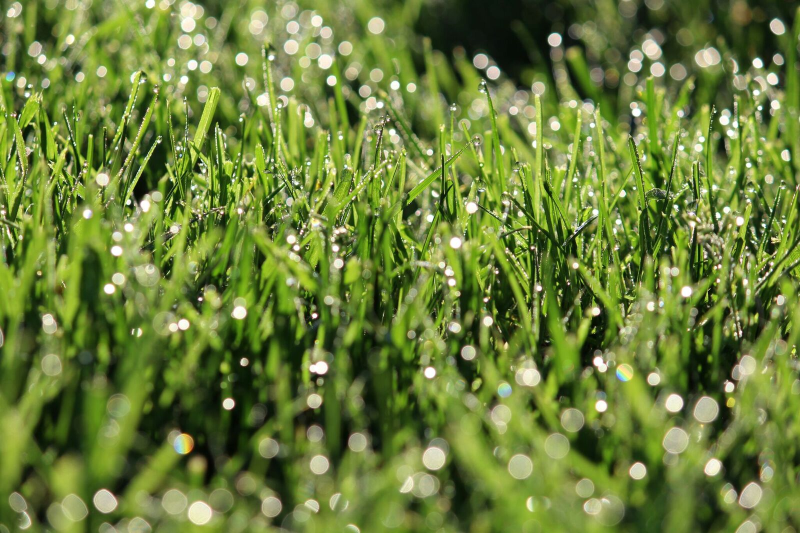
#> input picture Sonali_Filters/grass.jpg, 1600 x 1066 px (shown at 1/2 size)
$ python filter.py
#> lines starting #> are read from the running program, lines starting #| are printed output that depends on the picture
# Sonali Singh
# In-class filter project
# OMH: I have neither given nor received any unauthorized aid
import PIL
from PIL import Image
from PIL import ImageFilter
import colorsys
import random as r

# this method creates a rainbow filter
# in the written code, the picture is segmented into black and white boxes as well as rainbow boxes
# Note: I also created a separate image that applied the rainbow filter for the upper right box and lower left box, to the entire image, using a modified version of this code.
def bw_rainbow_filter():
	# open image
	# get width and height
	# convert color scheme to HSV
	image = Image.open('grass.jpg')
#> image is the input picture: PIL image 1600x1066 RGB; mean R, G, B 107.2, 126.8, 57.8
	width, height = image.size
#> width = 1600; height = 1066
	image = image.convert('HSV')
#> image: PIL image 1600x1066 HSV; mean H, S, V 55.4, 147.5, 127.3

	# upper left box to black and white
	for y in range(1, height//2):
		for x in range(1, width//2):
			h, s, v = image.getpixel((x,y))
			newcolor = h, 0, v
			image.putpixel((x,y), newcolor)
#> image: PIL image 1600x1066 HSV; mean H, S, V 55.4, 111.5, 127.3

	# lower right box to black and white
	for y in range(height//2, height):
		for x in range(width//2, width):
			h, s, v = image.getpixel((x,y))
			newcolor = h,0,v
			image.putpixel((x,y), newcolor)
#> image: PIL image 1600x1066 HSV; mean H, S, V 55.4, 74.2, 127.3

	# upper right box to rainbow
	for y in range(1, height//2):
		for x in range(width//2, width):
			h,s,v = image.getpixel((x,y))
			newcolor = (x-width//2)//3, s-20, v
			image.putpixel((x,y), newcolor)
#> image: PIL image 1600x1066 HSV; mean H, S, V 74.2, 69.3, 127.3

	# lower left box to rainbow
	for y in range(height//2, height):
		for x in range(1,width//2):
			h,s,v = image.getpixel((x,y))
			newcolor = x//3,s-20,v
			image.putpixel((x,y), newcolor)
#> image: PIL image 1600x1066 HSV; mean H, S, V 93.3, 64.3, 127.3

	# apply built in pillow filter
	image = image.filter(ImageFilter.SMOOTH)
#> image: PIL image 1600x1066 HSV; mean H, S, V 93.3, 64.3, 127.3
	image.show()


# creates a glitchy, supernatural filter for a picture
def glitch_saturation():
	# open image
	# get width and height
	# convert color scheme to HSV
	image = Image.open('lighthouse.jpg')
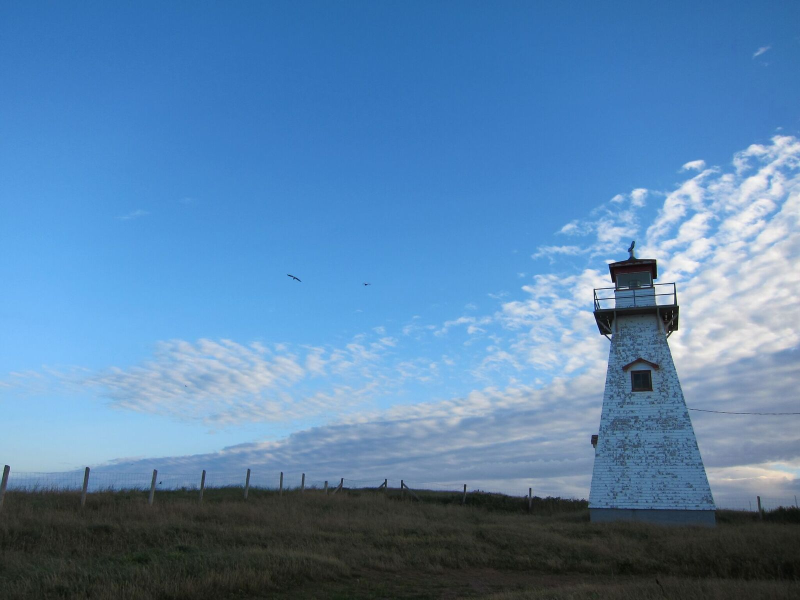
#> input picture Sonali_Filters/lighthouse.jpg, 1600 x 1200 px (shown at 1/2 size)
#> image is the input picture: PIL image 1600x1200 RGB; mean R, G, B 88.7, 131.2, 172.6
	width, height = image.size
#> width = 1600; height = 1200
	image = image.convert('HSV')
#> image: PIL image 1600x1200 HSV; mean H, S, V 132.4, 115, 173.8

	for y in range(height):
		for x in range(width):
			h,s,v = image.getpixel((x,y))

			# reverse h, s, and v for "glitchy" effect
			newcolor = 255-h, 255-s, 255-v
			image.putpixel((x,y), newcolor)
#> image: PIL image 1600x1200 HSV; mean H, S, V 122.6, 140, 81.2
	image.show()

# randomizes hues at certain points, as well as changes saturation, creating random bright and dark spots
def randomness():
	# open image
	# get width and height
	# convert color scheme to HSV
	image = Image.open('grass.jpg')
	width, height = image.size
#> width = 1600; height = 1066
	image = image.convert('HSV')

	for y in range(height):
		for x in range(width):
			h,s,v = image.getpixel((x,y))

			# change hue and saturation to get that sort of "random" cluster of colors
			newcolor = r.randrange(0, (h**2 +1)%255), (s+30)%255, v
			image.putpixel((x,y), newcolor)
#> image: PIL image 1600x1066 HSV; mean H, S, V 55.5, 169.3, 127.3
	image.show()

# blends a background of a "starry night" with the given image
def starrynight():
	# open image
	# get width and height
	# convert color scheme to HSV
	image = Image.open('lighthouse.jpg')
	width, height = image.size
#> width = 1600; height = 1200
	image = image.convert('HSV')

	# using top image dimensions for star background
	star = Image.new("RGB", (width, height))
#> star: PIL image 1600x1200 RGB; every value is 0

	# creating background with same colors as top image, just with a darker value to imitate night
	for x in range(1, width):
		for y in range(1, height):
			h,s,v = image.getpixel((x,y))
			star.putpixel((x,y), (h,s,v-150))
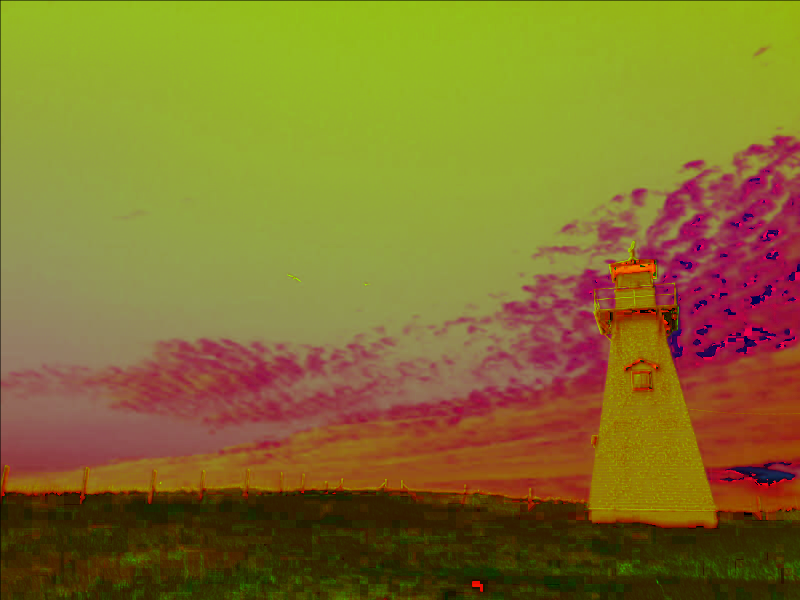
#> star: PIL image 1600x1200 RGB (shown at 1/2 size); mean R, G, B 132.2, 114.8, 43.9

	# placing stars at specified locations for the lighthouse picture
	for s in range(700):
		h = height//1.25
		star.putpixel((r.randrange(1,width//1.35),r.randrange(1,h)), (255, 0, 255))
	for s in range(200):
		star.putpixel((r.randrange(width-200, width), r.randrange(1,h)), (255, 0, 255))
	for s in range(100):
		star.putpixel((r.randrange(width//1.35, width-200), r.randrange(height//2.7)), (255,0,255))

	# using the built-in blend function to blend both images, with an alpha constant of 0.95 ensuring that the background is clearly shown
	blend = Image.blend(image, star, 0.95)
#> blend: PIL image 1600x1200 HSV; mean H, S, V 132.2, 114.7, 50
	blend.show()

bw_rainbow_filter()
glitch_saturation()
randomness()
starrynight()
